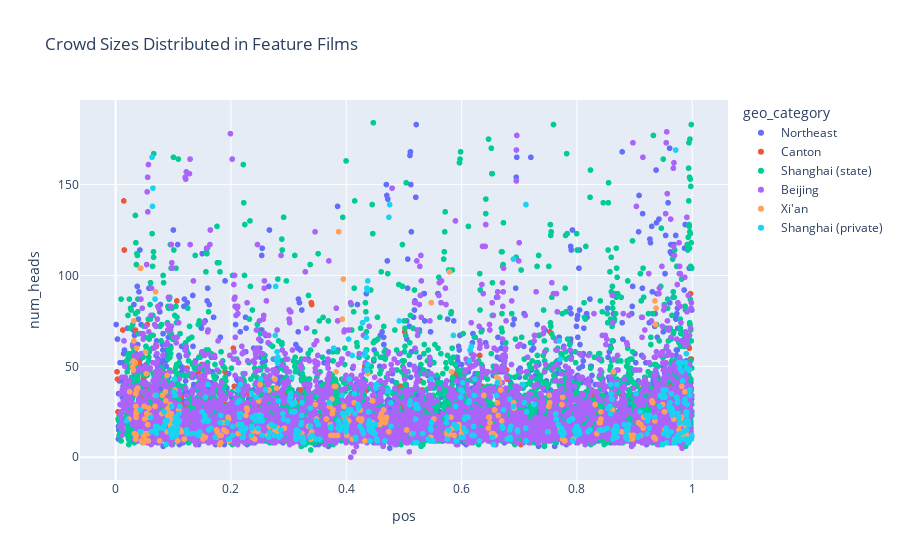

Notebook code cell kept with this figure:
### Code cell
tarpath = "../crowd_results.csv" if TYPE_FILTER is None else "./crowd_results-{}.csv".format(TYPE_FILTER)

df = pd.read_csv(tarpath)
df = df.sort_values(by="frame")

cap = "Crowd Sizes" if ATTRIBUTE == "num_people" or ATTRIBUTE == "num_heads" else "Normalized Crowd Sizes"

# Display the data frame in Plotly scatter plot
fig = px.scatter(df, x=X_AXIS, y=ATTRIBUTE, color=GROUPING, hover_name="film", hover_data=["film","frame"], title="{} Distributed in {}Films".format(cap, "All " if TYPE_FILTER is None else f"{TYPE_FILTER} "))
fig.show()

### Figure 1 — Plotly figure (JSON) as saved in the notebook; plotly's stock layout.template omitted (floating-point values rounded to 4 significant figures; data arrays with more than 128 entries replaced by an {"elided": "..."} marker saying what was removed)
{"data": [{"customdata": {"elided": "4049x2 mixed values"}, "hovertemplate": "<b>%{hovertext}</b><br><br>geo_category=Northeast<br>pos=%{x}<br>num_heads=%{y}<br>film=%{customdata[0]}<br>frame=%{customdata[1]}<extra></extra>", "hovertext": {"elided": "4049 str values"}, "legendgroup": "Northeast", "marker": {"color": "#636efa", "symbol": "circle"}, "mode": "markers", "name": "Northeast", "showlegend": true, "type": "scattergl", "x": {"elided": "4049 float values"}, "xaxis": "x", "y": {"elided": "4049 int values"}, "yaxis": "y"}, {"customdata": {"elided": "489x2 mixed values"}, "hovertemplate": "<b>%{hovertext}</b><br><br>geo_category=Canton<br>pos=%{x}<br>num_heads=%{y}<br>film=%{customdata[0]}<br>frame=%{customdata[1]}<extra></extra>", "hovertext": {"elided": "489 str values"}, "legendgroup": "Canton", "marker": {"color": "#EF553B", "symbol": "circle"}, "mode": "markers", "name": "Canton", "showlegend": true, "type": "scattergl", "x": {"elided": "489 float values"}, "xaxis": "x", "y": {"elided": "489 int values"}, "yaxis": "y"}, {"customdata": {"elided": "5570x2 mixed values"}, "hovertemplate": "<b>%{hovertext}</b><br><br>geo_category=Shanghai (state)<br>pos=%{x}<br>num_heads=%{y}<br>film=%{customdata[0]}<br>frame=%{customdata[1]}<extra></extra>", "hovertext": {"elided": "5570 str values"}, "legendgroup": "Shanghai (state)", "marker": {"color": "#00cc96", "symbol": "circle"}, "mode": "markers", "name": "Shanghai (state)", "showlegend": true, "type": "scattergl", "x": {"elided": "5570 float values"}, "xaxis": "x", "y": {"elided": "5570 int values"}, "yaxis": "y"}, {"customdata": {"elided": "4553x2 mixed values"}, "hovertemplate": "<b>%{hovertext}</b><br><br>geo_category=Beijing<br>pos=%{x}<br>num_heads=%{y}<br>film=%{customdata[0]}<br>frame=%{customdata[1]}<extra></extra>", "hovertext": {"elided": "4553 str values"}, "legendgroup": "Beijing", "marker": {"color": "#ab63fa", "symbol": "circle"}, "mode": "markers", "name": "Beijing", "showlegend": true, "type": "scattergl", "x": {"elided": "4553 float values"}, "xaxis": "x", "y": {"elided": "4553 int values"}, "yaxis": "y"}, {"customdata": {"elided": "299x2 mixed values"}, "hovertemplate": "<b>%{hovertext}</b><br><br>geo_category=Xi'an<br>pos=%{x}<br>num_heads=%{y}<br>film=%{customdata[0]}<br>frame=%{customdata[1]}<extra></extra>", "hovertext": {"elided": "299 str values"}, "legendgroup": "Xi'an", "marker": {"color": "#FFA15A", "symbol": "circle"}, "mode": "markers", "name": "Xi'an", "showlegend": true, "type": "scattergl", "x": {"elided": "299 float values"}, "xaxis": "x", "y": {"elided": "299 int values"}, "yaxis": "y"}, {"customdata": {"elided": "444x2 mixed values"}, "hovertemplate": "<b>%{hovertext}</b><br><br>geo_category=Shanghai (private)<br>pos=%{x}<br>num_heads=%{y}<br>film=%{customdata[0]}<br>frame=%{customdata[1]}<extra></extra>", "hovertext": {"elided": "444 str values"}, "legendgroup": "Shanghai (private)", "marker": {"color": "#19d3f3", "symbol": "circle"}, "mode": "markers", "name": "Shanghai (private)", "showlegend": true, "type": "scattergl", "x": {"elided": "444 float values"}, "xaxis": "x", "y": {"elided": "444 int values"}, "yaxis": "y"}], "layout": {"legend": {"title": {"text": "geo_category"}, "tracegroupgap": 0}, "title": {"text": "Crowd Sizes Distributed in Feature Films"}, "xaxis": {"anchor": "y", "domain": [0, 1], "title": {"text": "pos"}}, "yaxis": {"anchor": "x", "domain": [0, 1], "title": {"text": "num_heads"}}}}
